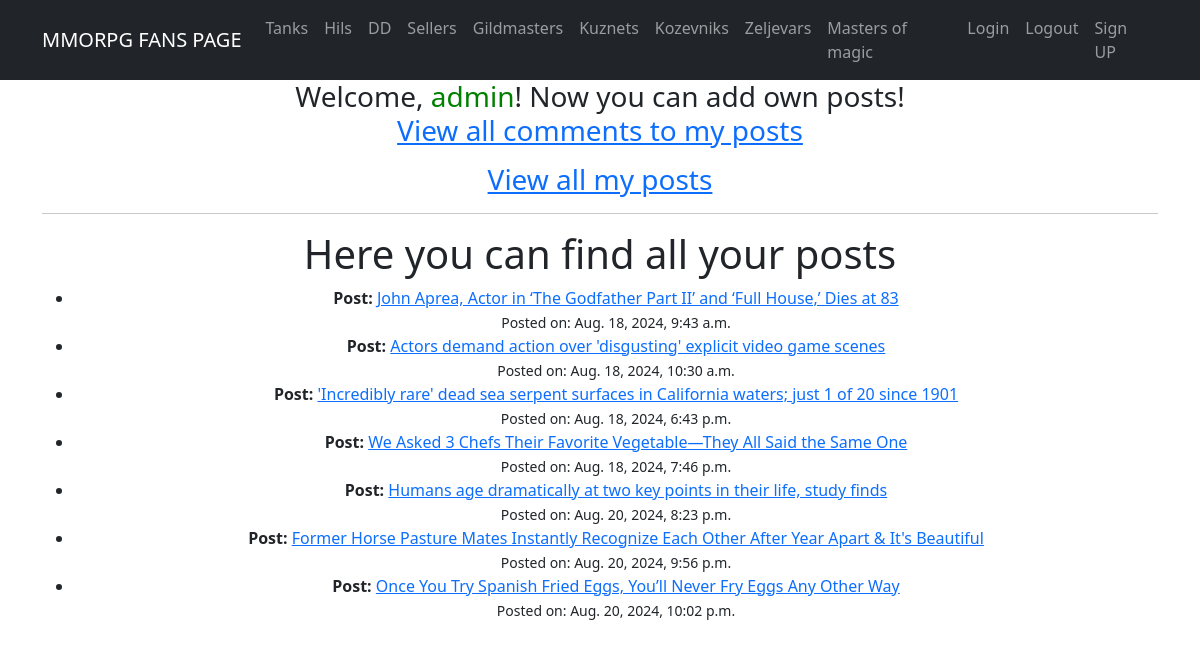
The app's page /my_posts/ (signed in), older data.
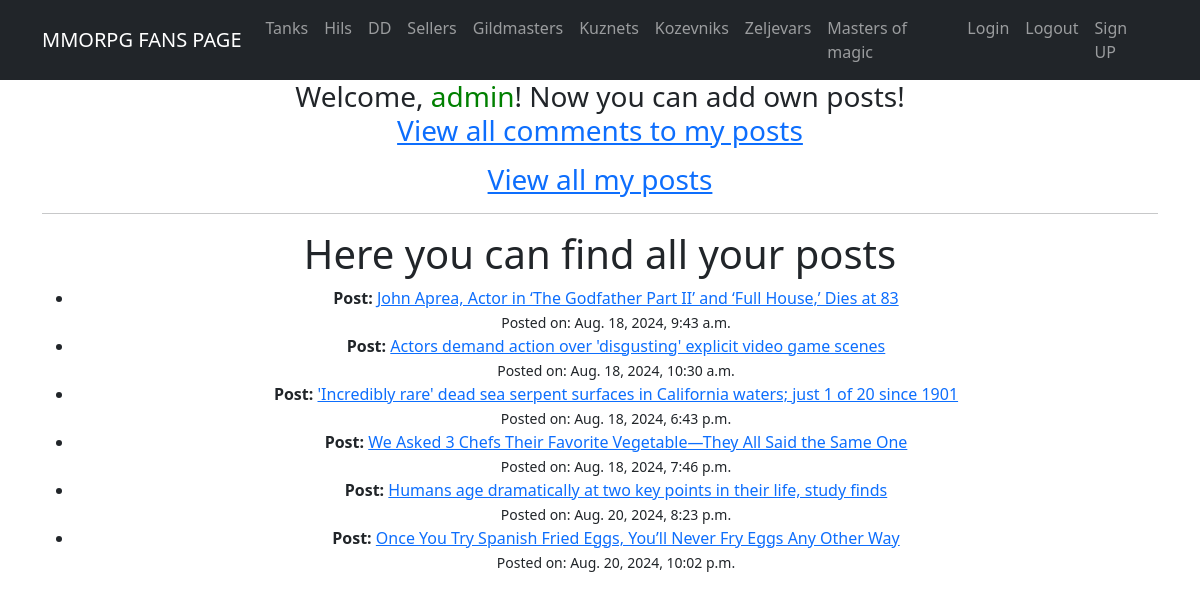
The same page, newer data.
### app/models.py (models this page shows, shortened)
class Post(models.Model):
    name = models.CharField(max_length=150, unique=True)
    description = models.TextField()
    published_date = models.DateTimeField(default=timezone.now)
    author = models.ForeignKey(User, on_delete=models.CASCADE, related_name='posts')
    categories = models.ManyToManyField(Category, related_name='posts')

### app/views.py (the view)
# urls.py: path('my_posts/', OwnerPostsView.as_view(), name='owner_posts'),
class OwnerPostsView(LoginRequiredMixin, ListView):
    model = Post
    template_name = 'owner_posts.html'
    context_object_name = 'posts'
    def get_queryset(self):
        user_posts = Post.objects.filter(author=self.request.user)
        return user_posts

### templates/owner_posts.html
{% extends 'flatpages/default.html' %}
{% block content %}
    <h1>Here you can find all your posts</h1>
    {% if posts %}
        <ul>
            {% for post in posts %}
                <li>
                    <strong>Post: </strong><a href="{% url 'post_detail' post.id %}">{{ post.name }}</a><br>
                    <small>Posted on: {{ post.published_date }}</small>
                </li>
            {% endfor %}
        </ul>
    {% else %}
        <p>You have created no posts yet.</p>
    {% endif %}
{% endblock %}

Row changes from the older to the newer data that the page shows:
no longer on this page (row edited): Post: name "Former Horse Pasture Mates Instantly Recognize Each Other After Year Apart & It's Beautiful", published_date "Aug. 20, 2024, 9:56 p.m."
